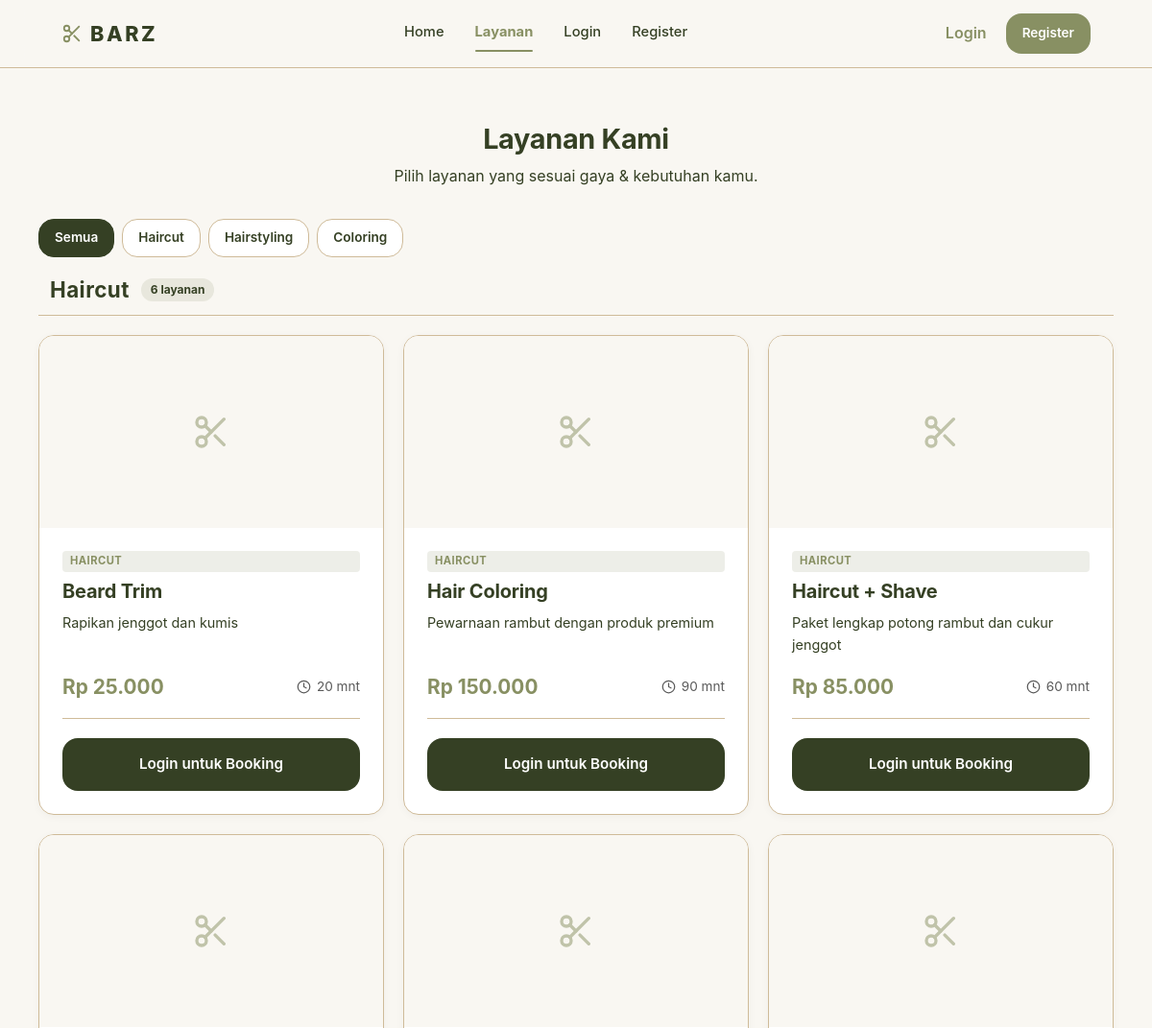
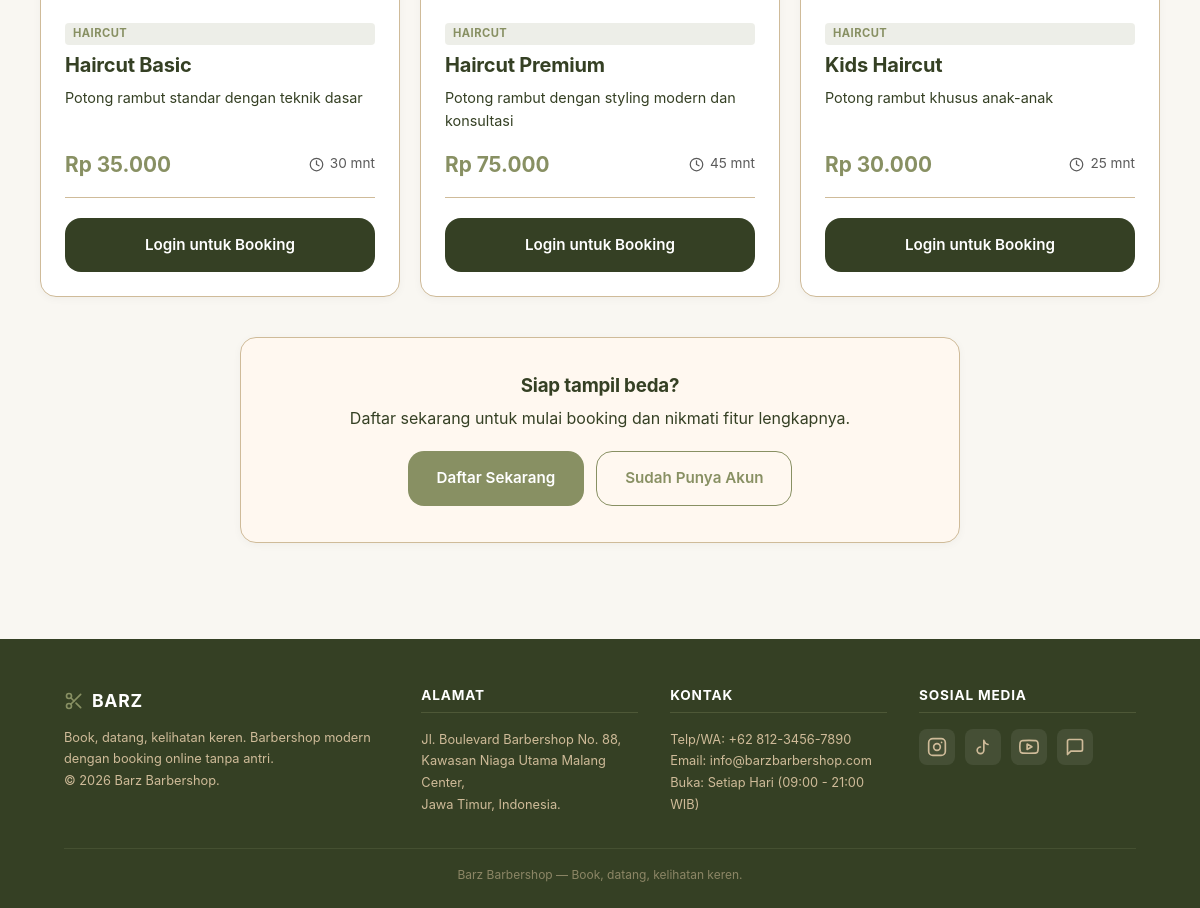
Screenshot of /index.php?page=services with the database file from the repository (2 pictures, top to bottom).
### tables this page shows
CREATE TABLE services (
    id INT AUTO_INCREMENT PRIMARY KEY,
    name VARCHAR(100) NOT NULL,
    description TEXT,
    price DECIMAL(10, 2) NOT NULL,
    duration INT NOT NULL COMMENT 'Duration in minutes',
    image VARCHAR(255),
    is_active BOOLEAN DEFAULT TRUE,
    created_at TIMESTAMP DEFAULT CURRENT_TIMESTAMP,
    updated_at TIMESTAMP DEFAULT CURRENT_TIMESTAMP ON UPDATE CURRENT_TIMESTAMP,
    INDEX idx_active (is_active)
);

### includes/functions.php (called while the page is built, shortened)
<?php
function isLoggedIn() {
    return isset($_SESSION['user_id']);
}
function formatPrice($price) {
    return 'Rp ' . number_format($price, 0, ',', '.');
}
function getServices($activeOnly = true) {
    $db = getDB();
    $sql = "SELECT * FROM services" . ($activeOnly ? " WHERE is_active = 1" : "") . " ORDER BY name";
    $result = $db->query($sql);
    return $result->fetch_all(MYSQLI_ASSOC);
}

### pages/services.php (the view, shortened to what this page needs)
<?php
$services = getServices(true);
$cat = strtoupper($_GET['cat'] ?? 'ALL');
$cats = ['ALL' => 'Semua', 'HAIRCUT' => 'Haircut', 'HAIRSTYLING' => 'Hairstyling', 'COLORING' => 'Coloring'];
$groups = ['HAIRCUT' => [], 'HAIRSTYLING' => [], 'COLORING' => []];
foreach ($services as $s) {
    $c = serviceCategory($s);
    $groups[$c][] = $s;
}
?>
<section class="section wrap">
    <div class="sec-head center">
        <h1 class="sec-title">Layanan Kami</h1>
        <p>Pilih layanan yang sesuai gaya &amp; kebutuhan kamu.</p>
    </div>
    <div class="cat-tabs">
        <?php foreach ($cats as $k => $label): ?>
            <a href="/Barz/index.php?page=services<?php echo $k !== 'ALL' ? '&cat=' . $k : ''; ?>" class="cat-tab<?php echo $cat === $k ? ' on' : ''; ?>"><?php echo $label; ?></a>
        <?php endforeach; ?>
    </div>
    <?php $total = array_sum(array_map('count', $groups)); ?>
    <?php if ($total > 0): ?>
        <?php foreach ($groups as $gname => $items): ?>
            <?php if (count($items) === 0) continue; ?>
            <div class="svc-sec">
                <div class="svc-sec-head">
                    <h2><?php echo ucfirst(strtolower($gname)); ?></h2>
                    <span class="svc-count"><?php echo count($items); ?> layanan</span>
                </div>
                <div class="svc3">
                    <?php foreach ($items as $service): ?>
                    <article class="svc">
                        <?php if (!empty($service['image'])): ?>
                            <img src="<?php echo htmlspecialchars($service['image']); ?>" alt="<?php echo htmlspecialchars($service['name']); ?>" class="svc-img">
                        <?php else: ?>
                            <div class="svc-img-ph" aria-hidden="true">
                                <svg class="ic" viewBox="0 0 24 24"><circle cx="6" cy="6" r="3"/><circle cx="6" cy="18" r="3"/><line x1="20" y1="4" x2="8.12" y2="15.88"/><line x1="14.47" y1="14.48" x2="20" y2="20"/><line x1="8.12" y1="8.12" x2="12" y2="12"/></svg>
                            </div>
                        <?php endif; ?>
                        <div class="svc-body">
                            <span class="svc-cat"><?php echo $gname; ?></span>
                            <h3><?php echo htmlspecialchars($service['name']); ?></h3>
                            <p class="desc"><?php echo htmlspecialchars($service['description']); ?></p>
                            <div class="svc-meta">
                                <span class="price"><?php echo formatPrice($service['price']); ?></span>
                                <span class="dur">
                                    <svg class="ic" viewBox="0 0 24 24"><circle cx="12" cy="12" r="10"/><polyline points="12 6 12 12 16 14"/></svg>
                                    <?php echo $service['duration']; ?> mnt
                                </span>
                            </div>
                            <?php if (isLoggedIn()): ?>
                                <a href="/Barz/index.php?page=booking&service=<?php echo $service['id']; ?>" class="button button-primary button-block">
                                    Booking
                                    <svg class="ic" viewBox="0 0 24 24"><line x1="5" y1="12" x2="19" y2="12"/><polyline points="12 5 19 12 12 19"/></svg>
                                </a>
                            <?php else: ?>
                                <a href="/Barz/index.php?page=login" class="button button-dark button-block">Login untuk Booking</a>
                            <?php endif; ?>
                        </div>
                    </article>
                    <?php endforeach; ?>
                </div>
            </div>
        <?php endforeach; ?>
    <?php endif; ?>
    <?php if (!isLoggedIn() && $total > 0): ?>
    <div class="panel invite">
        <h3>Siap tampil beda?</h3>
        <p>Daftar sekarang untuk mulai booking dan nikmati fitur lengkapnya.</p>
        <div class="cta-row">
            <a href="/Barz/index.php?page=register" class="button button-primary">Daftar Sekarang</a>
            <a href="/Barz/index.php?page=login" class="button button-outline">Sudah Punya Akun</a>
        </div>
    </div>
    <?php endif; ?>
</section>
<?php
$content = ob_get_clean();
include __DIR__ . '/../includes/layout.php';
?>

### index.php (shortened to what this page needs)
<?php
$page = $_GET['page'] ?? 'home';
$baseDir = __DIR__;
switch ($page) {
    case 'home':
    case 'services':
    case 'booking':
    case 'my-bookings':
    case 'chat':
        include $baseDir . '/pages/' . $page . '.php';
        break;
}

### includes/layout.php (shortened to what this page needs)
<!DOCTYPE html>
<html lang="id">
<head>
    <link rel="stylesheet" href="/Barz/assets/css/style.css">
</head>
<body>
    <header class="topbar">
        <div class="wrap topbar-in">
            <a href="/Barz/index.php?page=home" class="brand">
                <svg class="ic" viewBox="0 0 24 24"><circle cx="6" cy="6" r="3"/><circle cx="6" cy="18" r="3"/><line x1="20" y1="4" x2="8.12" y2="15.88"/><line x1="14.47" y1="14.48" x2="20" y2="20"/><line x1="8.12" y1="8.12" x2="12" y2="12"/></svg>
                BARZ
            </a>
            <nav class="site-links" aria-label="Navigasi utama">
                <a href="/Barz/index.php?page=home" class="<?php echo ($page ?? '') == 'home' ? 'on' : ''; ?>">Home</a>
                <a href="/Barz/index.php?page=services" class="<?php echo ($page ?? '') == 'services' ? 'on' : ''; ?>">Layanan</a>
                <?php if (isLoggedIn()): ?>
                    <a href="/Barz/index.php?page=booking" class="<?php echo ($page ?? '') == 'booking' ? 'on' : ''; ?>">Booking</a>
                    <a href="/Barz/index.php?page=my-bookings" class="<?php echo ($page ?? '') == 'my-bookings' ? 'on' : ''; ?>">Booking Saya</a>
                    <a href="/Barz/index.php?page=chat" class="<?php echo ($page ?? '') == 'chat' ? 'on' : ''; ?>">Chat</a>
                <?php else: ?>
                    <a href="/Barz/index.php?page=login" class="<?php echo ($page ?? '') == 'login' ? 'on' : ''; ?>">Login</a>
                    <a href="/Barz/index.php?page=register" class="<?php echo ($page ?? '') == 'register' ? 'on' : ''; ?>">Register</a>
                <?php endif; ?>
            </nav>
            <div class="site-actions">
                <?php if (isLoggedIn()): ?>
                    <div class="user-pill">
                        <span class="user-ava"><?php echo strtoupper(substr($_SESSION['name'] ?? 'B', 0, 1)); ?></span>
                        <span class="nm"><?php echo htmlspecialchars($_SESSION['name'] ?? ''); ?></span>
                        <a href="/Barz/auth/logout.php" class="lo">Logout</a>
                    </div>
                <?php else: ?>
                    <a href="/Barz/index.php?page=login" class="tlink" style="padding:8px 12px">Login</a>
                    <a href="/Barz/index.php?page=register" class="button button-primary button-small">Register</a>
                <?php endif; ?>
            </div>
        </div>
    </header>
    <main>
        <?php echo $content ?? ''; ?>
    </main>
    <footer class="foot">
        <div class="wrap">
            <div class="foot-grid">
                <div>
                    <div class="foot-brand">
                        <svg class="ic" viewBox="0 0 24 24"><circle cx="6" cy="6" r="3"/><circle cx="6" cy="18" r="3"/><line x1="20" y1="4" x2="8.12" y2="15.88"/><line x1="14.47" y1="14.48" x2="20" y2="20"/><line x1="8.12" y1="8.12" x2="12" y2="12"/></svg>
                        <strong>BARZ</strong>
                    </div>
                    <p>Book, datang, kelihatan keren. Barbershop modern dengan booking online tanpa antri.</p>
                    <p>&copy; 2026 Barz Barbershop.</p>
                </div>
                <div>
                    <h4>Alamat</h4>
                    <p>Jl. Boulevard Barbershop No. 88,<br>Kawasan Niaga Utama Malang Center,<br>Jawa Timur, Indonesia.</p>
                </div>
                <div>
                    <h4>Kontak</h4>
                    <ul>
                        <li>Telp/WA: +62 812-3456-7890</li>
                        <li>Email: info@barzbarbershop.com</li>
                        <li>Buka: Setiap Hari (09:00 - 21:00 WIB)</li>
                    </ul>
                </div>
                <div>
                    <h4>Sosial Media</h4>
                    <div class="foot-social">
                        <a href="#" aria-label="Instagram"><svg class="ic" viewBox="0 0 24 24"><rect x="2" y="2" width="20" height="20" rx="5"/><circle cx="12" cy="12" r="4"/><line x1="17.5" y1="6.5" x2="17.5" y2="6.5"/></svg></a>
                        <a href="#" aria-label="TikTok"><svg class="ic" viewBox="0 0 24 24"><path d="M9 12a4 4 0 1 0 4 4V4c.6 2.5 2.4 4.3 5 5"/></svg></a>
                        <a href="#" aria-label="YouTube"></a>
                        <a href="#" aria-label="WhatsApp"><svg class="ic" viewBox="0 0 24 24"><path d="M21 15a2 2 0 0 1-2 2H7l-4 4V5a2 2 0 0 1 2-2h14a2 2 0 0 1 2 2z"/></svg></a>
                    </div>
                </div>
            </div>
            <div class="foot-copy">Barz Barbershop — Book, datang, kelihatan keren.</div>
        </div>
    </footer>
</body>
</html>

### rows the page displays
services: gname "HAIRCUT", name "Beard Trim", description "Rapikan jenggot dan kumis", price "Rp 25.000", duration "20"
services: gname "HAIRCUT", name "Hair Coloring", description "Pewarnaan rambut dengan produk premium", price "Rp 150.000", duration "90"
services: gname "HAIRCUT", name "Haircut + Shave", description "Paket lengkap potong rambut dan cukur jenggot", price "Rp 85.000", duration "60"
services: gname "HAIRCUT", name "Haircut Basic", description "Potong rambut standar dengan teknik dasar", price "Rp 35.000", duration "30"
services: gname "HAIRCUT", name "Haircut Premium", description "Potong rambut dengan styling modern dan konsultasi", price "Rp 75.000", duration "45"
services: gname "HAIRCUT", name "Kids Haircut", description "Potong rambut khusus anak-anak", price "Rp 30.000", duration "25"

### other values shown
$label "Semua"
$label "Haircut"
$label "Hairstyling"
$label "Coloring"
$gname "Haircut"
count($items) "6"
